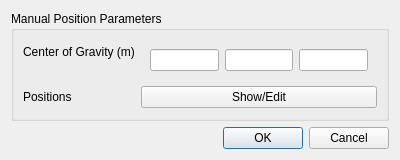
<?xml version="1.0" encoding="UTF-8"?>
<ui version="4.0">
 <class>ManualPositionDialog</class>
 <widget class="QDialog" name="ManualPositionDialog">
  <property name="geometry">
   <rect>
    <x>0</x>
    <y>0</y>
    <width>400</width>
    <height>160</height>
   </rect>
  </property>
  <property name="windowTitle">
   <string>Manual Position</string>
  </property>
  <layout class="QVBoxLayout" name="verticalLayout">
   <item>
    <widget class="QGroupBox" name="groupBox">
     <property name="title">
      <string>Manual Position Parameters</string>
     </property>
     <layout class="QFormLayout" name="formLayout">
      <item row="0" column="0">
       <widget class="QLabel" name="cogLabel">
        <property name="text">
         <string>Center of Gravity (m)</string>
        </property>
       </widget>
      </item>
      <item row="0" column="1">
       <widget class="QWidget" name="cogWidget" native="true">
        <layout class="QHBoxLayout" name="cogLayout">
         <item>
          <widget class="QLineEdit" name="cogX"/>
         </item>
         <item>
          <widget class="QLineEdit" name="cogY"/>
         </item>
         <item>
          <widget class="QLineEdit" name="cogZ"/>
         </item>
        </layout>
       </widget>
      </item>
      <item row="1" column="0">
       <widget class="QLabel" name="positionsLabel">
        <property name="text">
         <string>Positions</string>
        </property>
       </widget>
      </item>
      <item row="1" column="1">
       <widget class="QPushButton" name="positionsButton">
        <property name="text">
         <string>Show/Edit</string>
        </property>
       </widget>
      </item>
     </layout>
    </widget>
   </item>
   <item>
    <widget class="QDialogButtonBox" name="buttonBox">
     <property name="standardButtons">
      <set>QDialogButtonBox::Cancel|QDialogButtonBox::Ok</set>
     </property>
    </widget>
   </item>
  </layout>
 </widget>
 <resources/>
 <connections/>
</ui>
